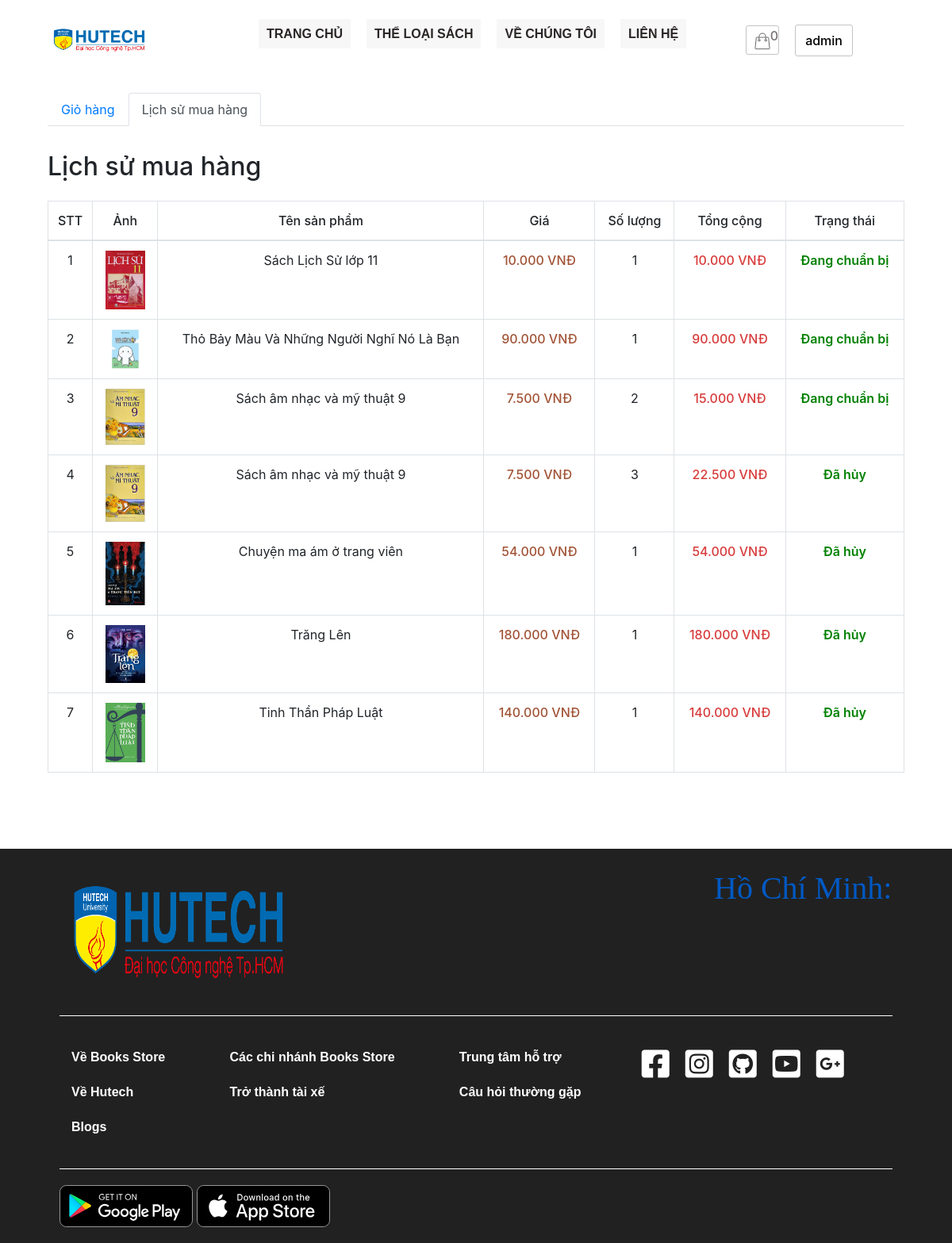
The app's page /history.php (signed in) with its own data.
### tables this page shows
CREATE TABLE `order_details` (
  `id` int(11) NOT NULL,
  `order_id` int(11) NOT NULL,
  `product_id` int(11) NOT NULL,
  `id_user` int(11) NOT NULL,
  `num` int(11) NOT NULL,
  `price` float NOT NULL,
  `status` varchar(255) NOT NULL
);

CREATE TABLE `product` (
  `id` int(11) NOT NULL,
  `title` varchar(200) NOT NULL,
  `price` float NOT NULL,
  `number` float NOT NULL,
  `thumbnail` varchar(500) NOT NULL,
  `content` longtext NOT NULL,
  `id_category` int(11) NOT NULL,
  `created_at` datetime DEFAULT NULL,
  `updated_at` datetime DEFAULT NULL
);

### database/dbhelper.php (called while the page is built, shortened)
<?php
function executeResult($sql)
{
	$con = mysqli_connect(HOST, USERNAME, PASSWORD, DATABASE);
	$result = mysqli_query($con, $sql);
	$data   = [];
	while ($row = mysqli_fetch_array($result, 1)) {
		$data[] = $row;
	}
	return $data;
}

### history.php (the view, shortened to what this page needs)
<?php
require_once('database/dbhelper.php');
?>
<!DOCTYPE html>
<html lang="en">
<head>
    <link rel="stylesheet" href="https://maxcdn.bootstrapcdn.com/bootstrap/4.4.1/css/bootstrap.min.css">
    <link rel="stylesheet" href="plugin/fontawesome/css/all.css">
    <link rel="stylesheet" href="css/cart.css">
</head>
<body>
    <div id="wrapper">
        <?php require('layout/header.php') ?>
        <main>
            <section class="cart">
                <div class="container-top">
                    <div class="panel panel-primary">
                        <div class="panel-heading" style="padding: 1rem 0;">
                            <ul class="nav nav-tabs">
                                <li class="nav-item">
                                    <a class="nav-link" href="cart.php">Giỏ hàng</a>
                                </li>
                                <li class="nav-item ">
                                    <a class="nav-link active" href="dashboard.php">Lịch sử mua hàng</a>
                                </li>
                            </ul>
                            <h2 style="padding-top:2rem" class="">Lịch sử mua hàng</h2>
                        </div>
                        <table class="table table-bordered table-hover">
                            <thead>
                                <tr style="font-weight: 500;text-align: center;">
                                    <td width="50px">STT</td>
                                    <td>Ảnh</td>
                                    <td>Tên sản phẩm</td>
                                    <td>Giá</td>
                                    <td>Số lượng</td>
                                    <td>Tổng cộng</td>
                                    <td>Trạng thái</td>
                                </tr>
                            </thead>
                            <tbody>
                                <?php
                                if (isset($_COOKIE['username'])) {
                                    $username = $_COOKIE['username'];
                                    $sql = "SELECT * FROM user WHERE username = '$username'";
                                    $user = executeResult($sql);
                                    foreach ($user as $item) {
                                        $userId = $item['id_user'];
                                    }
                                    $sql = "SELECT * from order_details, product where product.id=order_details.product_id AND order_details.id_user = '$userId' ORDER BY order_id DESC";
                                    $order_details_List = executeResult($sql);
                                    $count = 0;
                                    foreach ($order_details_List as $item) {
                                        echo '
                                        <tr style="text-align: center;">
                                            <td width="50px">' . (++$count) . '</td>
                                            <td style="text-align:center">
                                                <img width="50px" src="admin/product/' . $item['thumbnail'] . '">
                                            </td>
                                            <td>' . $item['title'] . '</td>
                                            <td class="b-500 orange">' . number_format($item['price'], 0, ',', '.') . '<span> VNĐ</span></td>
                                            <td width="100px">' . $item['num'] . '</td>
                                            <td class="b-500 red">' . number_format($item['num'] * $item['price'], 0, ',', '.') . '<span> VNĐ</span></td>
                                            <td style="color:green; font-weight:600;">' . $item['status'] . '</td>
                                        </tr>
                                        ';
                                    }
                                }
                                ?>
                            </tbody>
                        </table>
                    </div>
                </div>
            </section>
        </main>
        <?php require_once('layout/footer.php'); ?>
    </div>
</body>
</html>

### css/cart.css (style rules this page uses)
body { margin: 0px; padding: 0px; font-family: SanomatGrabApp, -apple-system, BlinkMacSystemFont, Segoe UI, PingFang SC, Hiragino Sans GB, Microsoft YaHei, Helvetica Neue, Helvetica, Arial, sans-serif, Apple Color Emoji, Segoe UI Emoji, Segoe UI Symbol; }
#wrapper { width: 100%; margin: 0 auto; }
.panel.panel-primary { width: 90%; margin: 0px auto; }

### css/index.css (style rules this page uses)
body { margin: 0px; padding: 0px; font-family: SanomatGrabApp, -apple-system, BlinkMacSystemFont, Segoe UI, PingFang SC, Hiragino Sans GB, Microsoft YaHei, Helvetica Neue, Helvetica, Arial, sans-serif, Apple Color Emoji, Segoe UI Emoji, Segoe UI Symbol; }
#wrapper { width: 100%; margin: 0 auto; }

### history.php (style rules this page uses)
main { padding-bottom: 4rem; }
.b-500 { font-weight: 500; }
.red { color: rgba(207, 16, 16, 0.815); }
.orange { color: #a25437; }

### records on screen
order_details: product.thumbnail (picture), product.title "Sách Lịch Sử lớp 11", product.price "10.000", num "1", $item['num']*$item['price'] "10.000", status "Đang chuẩn bị"
order_details: product.thumbnail (picture), product.title "Thỏ Bảy Màu Và Những Người Nghĩ Nó Là Bạn", product.price "90.000", num "1", $item['num']*$item['price'] "90.000", status "Đang chuẩn bị"
order_details: product.thumbnail (picture), product.title "Sách âm nhạc và mỹ thuật 9", product.price "7.500", num "2", $item['num']*$item['price'] "15.000", status "Đang chuẩn bị"
order_details: product.thumbnail (picture), product.title "Sách âm nhạc và mỹ thuật 9", product.price "7.500", num "3", $item['num']*$item['price'] "22.500", status "Đã hủy"
order_details: product.thumbnail (picture), product.title "Chuyện ma ám ở trang viên", product.price "54.000", num "1", $item['num']*$item['price'] "54.000", status "Đã hủy"
order_details: product.thumbnail (picture), product.title "Trăng Lên", product.price "180.000", num "1", $item['num']*$item['price'] "180.000", status "Đã hủy"
order_details: product.thumbnail (picture), product.title "Tinh Thần Pháp Luật", product.price "140.000", num "1", $item['num']*$item['price'] "140.000", status "Đã hủy"

### other values on screen
$count "0"
$_COOKIE['username'] "admin"
